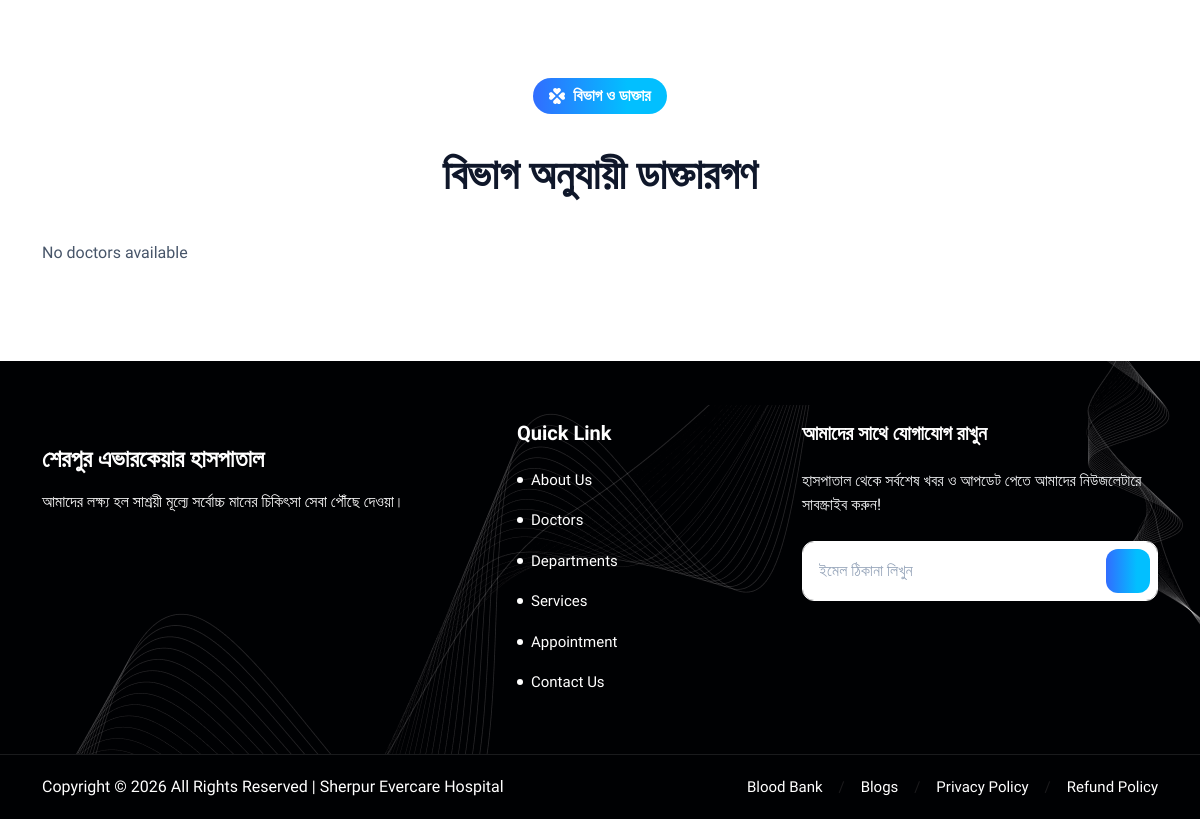
/about-us/ (lower part), run on an earlier commit of the app's database.
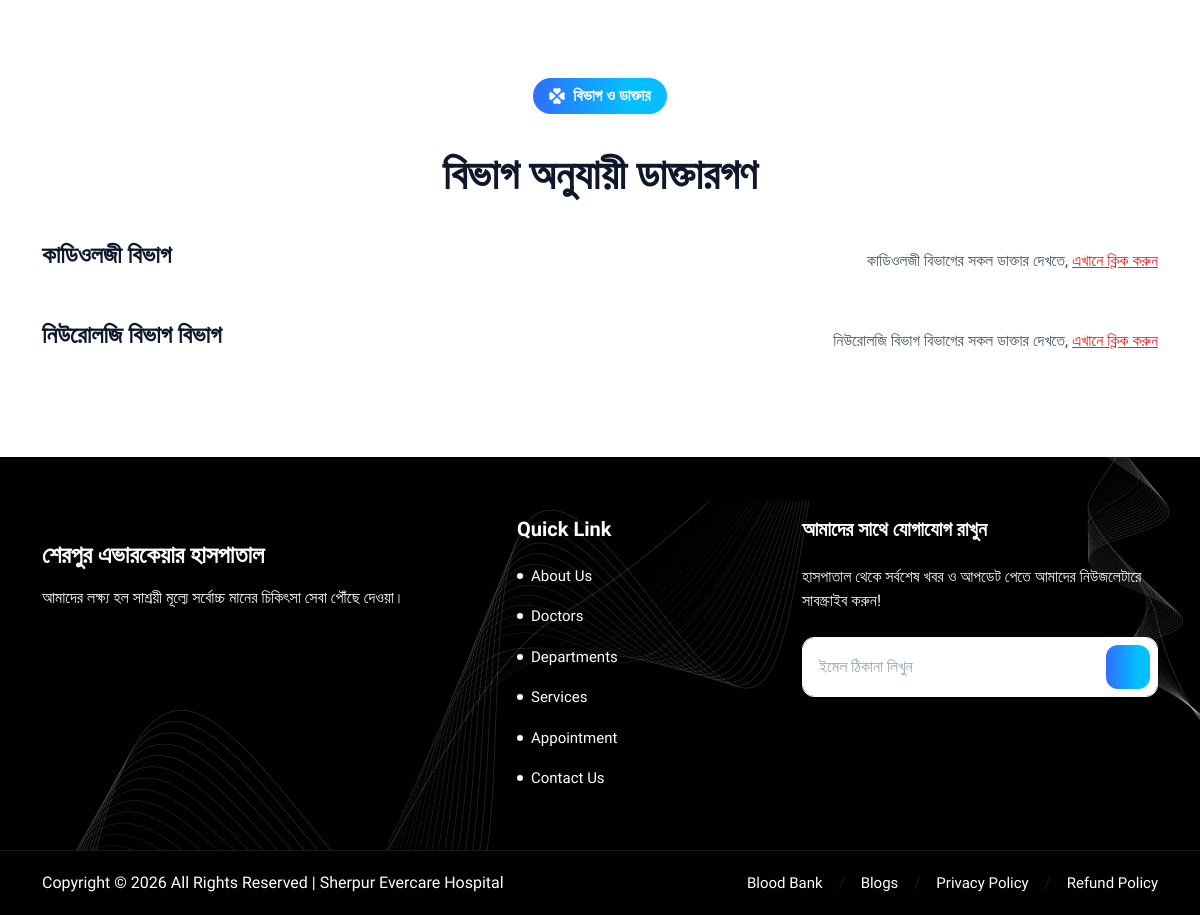
And on a later commit of the database.
### service/models.py (models this page shows, shortened)
class Department(BaseModel):
    name = models.CharField(max_length=150)
    slug = models.SlugField(unique=True, blank=True)
    department_icon = models.ImageField(upload_to='icons/', default='/icon.jpg')
    description = models.TextField(blank=True)

### about_us/views.py (the view)
# urls.py: path('about-us/', views.about_us, name='about_us'),
def about_us(request):
    about_us = AboutUs.objects.first()
    departments = Department.objects.filter(is_active=True).order_by('order')[:12]
    department_doctors = Department.objects.filter(is_active=True).order_by('order')[:7].prefetch_related(
        Prefetch(
            'doctors',
            queryset=Doctor.objects.filter(is_active=True).order_by('order')[:1],
            to_attr='limited_doctors'  # important
        )
    )
    context = {
        'about_us': about_us,
        'departments': departments,
        'department_doctors': department_doctors,
    }
    return render(request, 'about_us/about_us.html', context)

### core/context_processors.py (called while the page is built)
def site_data(request):
    return {
        'site_setting': SiteSetting.objects.first(),
    }

### about_us/templates/about_us/about_us.html (shortened to what this page needs)
{% extends 'layouts/master.html' %}
{% load static %}
{% load custom_filters %}
{% block content %}
		<section class="section speciality-section-two">
			<div class="container">
				<div class="section-header section-header-two">
					<div class="section-sub-title"><img src="{% static 'img/icons/section-icon.svg' %}" alt="icon">বিভাগ ও ডাক্তার</div>
					<h2 class="section-title mb-0 mt-4">বিভাগ অনুযায়ী ডাক্তারগণ</h2>
				</div>
				{% for department in departments %}
					<div class="d-md-flex justify-content-between mb-3 mb-md-4 mt-4 mt-md5">
						<h4>{{ department.name }} বিভাগ </h4>
						  <p class="mb-0 mt-2">
							{{ department.name }} বিভাগের সকল ডাক্তার দেখতে,
							<a href="{% url 'department_doctors' department.slug %}" class="text-danger text-decoration-underline">  এখানে ক্লিক করুন</a>
						  </p>
					</div>
					{% empty %}
						<p>No doctors available</p>
				{% endfor %}
			</div>
		</section>
{% endblock content %}

What changed in the data, as far as the page shows it:
added Department: name "কাডিওলজী"
added Department: name "নিউরোলজি বিভাগ"
Also different on the page:
text no longer shown: "No doctors available"
